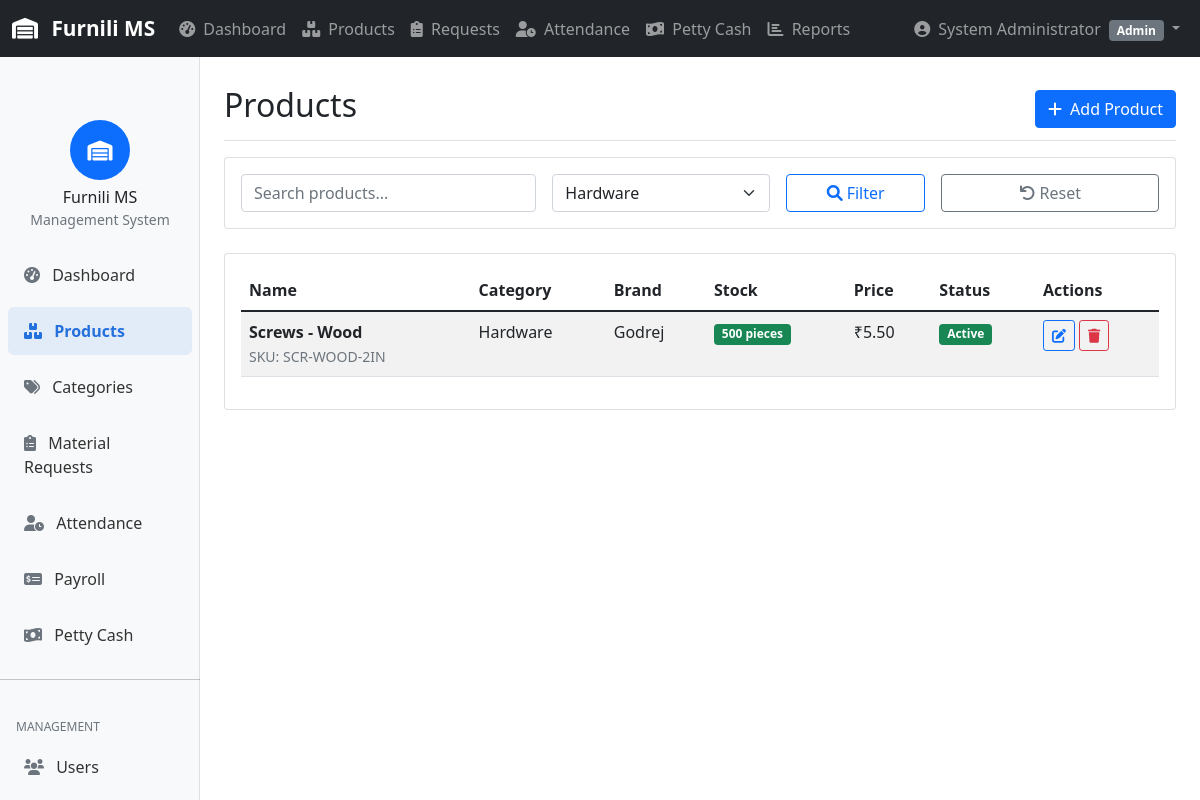
The page /pages/products.php?category=Hardware (signed in) on the database its author committed.
### tables this page shows
CREATE TABLE `users` (
  `id` int(11) NOT NULL AUTO_INCREMENT,
  `username` varchar(255) NOT NULL,
  `email` varchar(255) NOT NULL,
  `password` varchar(255) NOT NULL,
  `name` varchar(255) NOT NULL,
  `role` enum('admin','manager','storekeeper','user') NOT NULL DEFAULT 'user',
  `employee_id` varchar(100) DEFAULT NULL,
  `aadhar_number` varchar(12) DEFAULT NULL,
  `phone` varchar(15) DEFAULT NULL,
  `address` text DEFAULT NULL,
  `salary` decimal(10,2) DEFAULT NULL,
  `overtime_rate` decimal(10,2) DEFAULT 50.00,
  `photo_url` varchar(255) DEFAULT NULL,
  `document_url` varchar(255) DEFAULT NULL,
  `is_active` tinyint(1) DEFAULT 1,
  `created_at` timestamp NOT NULL DEFAULT current_timestamp(),
  PRIMARY KEY (`id`),
  UNIQUE KEY `username` (`username`),
  UNIQUE KEY `email` (`email`)
);

CREATE TABLE `products` (
  `id` int(11) NOT NULL AUTO_INCREMENT,
  `name` varchar(255) NOT NULL,
  `category` varchar(255) NOT NULL,
  `brand` varchar(255) DEFAULT NULL,
  `size` varchar(100) DEFAULT NULL,
  `thickness` varchar(100) DEFAULT NULL,
  `price_per_unit` decimal(10,2) NOT NULL,
  `current_stock` int(11) NOT NULL DEFAULT 0,
  `min_stock` int(11) NOT NULL DEFAULT 10,
  `unit` varchar(50) NOT NULL DEFAULT 'pieces',
  `sku` varchar(100) DEFAULT NULL,
  `image_url` varchar(255) DEFAULT NULL,
  `is_active` tinyint(1) DEFAULT 1,
  `created_at` timestamp NOT NULL DEFAULT current_timestamp(),
  PRIMARY KEY (`id`),
  UNIQUE KEY `sku` (`sku`),
  KEY `category` (`category`)
);

### includes/functions.php (called while the page is built, shortened)
<?php
function getCurrentUser() {
    $db = Database::connect();
    $stmt = $db->prepare("SELECT id, username, email, name, role, is_active FROM users WHERE id = ?");
    $stmt->execute([$_SESSION['user_id']]);
    return $stmt->fetch();
}
function hasRole($requiredRoles) {
    $user = getCurrentUser();
    if (is_string($requiredRoles)) {
        $requiredRoles = [$requiredRoles];
    }
    return in_array($user['role'], $requiredRoles);
}
function formatCurrency($amount) {
    return '₹' . number_format($amount, 2);
}
?>

### includes/auth.php (called while the page is built, shortened)
<?php
function getUserPermissions($role) {
    $permissions = [
        'admin' => [
            'users' => ['create', 'read', 'update', 'delete'],
            'products' => ['create', 'read', 'update', 'delete'],
            'categories' => ['create', 'read', 'update', 'delete'],
            'requests' => ['create', 'read', 'update', 'delete'],
            'attendance' => ['create', 'read', 'update', 'delete'],
            'payroll' => ['create', 'read', 'update', 'delete'],
            'petty_cash' => ['create', 'read', 'update', 'delete'],
            'reports' => ['create', 'read', 'update', 'delete'],
            'settings' => ['create', 'read', 'update', 'delete']
        ],
        'manager' => [
            'products' => ['create', 'read', 'update', 'delete'],
            'categories' => ['create', 'read', 'update', 'delete'],
            'requests' => ['create', 'read', 'update', 'delete'],
            'attendance' => ['read', 'update'],
            'payroll' => ['read', 'update'],
            'petty_cash' => ['create', 'read', 'update'],
            'reports' => ['read']
        ],
        'storekeeper' => [
            'products' => ['read', 'update'],
            'requests' => ['read', 'update'],
            'attendance' => ['read'],
            'reports' => ['read']
        ],
        'user' => [
            'products' => ['read'],
            'requests' => ['create', 'read'],
            'attendance' => ['read'],
            'reports' => ['read']
        ]
    ];
    return $permissions[$role] ?? [];
}
function hasPermission($module, $action) {
    $user = getCurrentUser();
    $permissions = getUserPermissions($user['role']);
    return isset($permissions[$module]) && in_array($action, $permissions[$module]);
}
?>

### pages/products.php (the view, shortened to what this page needs)
<?php
require_once '../includes/functions.php';
require_once '../includes/auth.php';
$db = Database::connect();
$page = isset($_GET['page']) ? (int)$_GET['page'] : 1;
$limit = ITEMS_PER_PAGE;
$offset = ($page - 1) * $limit;
$search = $_GET['search'] ?? '';
$category = $_GET['category'] ?? '';
$whereClause = "WHERE is_active = 1";
$params = [];
if (!empty($category)) {
    $whereClause .= " AND category = ?";
    $params[] = $category;
}
$query = "SELECT * FROM products $whereClause ORDER BY created_at DESC LIMIT $limit OFFSET $offset";
$stmt = $db->prepare($query);
$stmt->execute($params);
$products = $stmt->fetchAll();
$categoriesStmt = $db->query("SELECT DISTINCT category FROM products WHERE is_active = 1 ORDER BY category");
$categories = $categoriesStmt->fetchAll();
?>
<!DOCTYPE html>
<html lang="en">
<head>
    <link href="https://cdn.jsdelivr.net/npm/bootstrap@5.1.3/dist/css/bootstrap.min.css" rel="stylesheet">
    <link href="https://cdnjs.cloudflare.com/ajax/libs/font-awesome/6.0.0/css/all.min.css" rel="stylesheet">
</head>
<body>
    <?php include '../includes/header.php'; ?>
    <div class="container-fluid">
        <div class="row">
            <?php include '../includes/sidebar.php'; ?>
            <main class="col-md-9 ms-sm-auto col-lg-10 px-md-4">
                <div class="d-flex justify-content-between flex-wrap flex-md-nowrap align-items-center pt-3 pb-2 mb-3 border-bottom">
                    <h1 class="h2">Products</h1>
                    <?php if (hasPermission('products', 'create')): ?>
                    <button type="button" class="btn btn-primary" data-bs-toggle="modal" data-bs-target="#addProductModal">
                        <i class="fas fa-plus me-2"></i>Add Product
                    </button>
                    <?php endif; ?>
                </div>
                <div class="card mb-4">
                    <div class="card-body">
                        <form method="GET" class="row g-3">
                            <div class="col-md-4">
                                <input type="text" class="form-control" name="search"
                                       placeholder="Search products..." value="<?php echo htmlspecialchars($search); ?>">
                            </div>
                            <div class="col-md-3">
                                <select class="form-select" name="category">
                                    <?php foreach ($categories as $cat): ?>
                                    <option value="<?php echo htmlspecialchars($cat['category']); ?>"
                                            <?php echo ($category == $cat['category']) ? 'selected' : ''; ?>>
                                        <?php echo htmlspecialchars($cat['category']); ?>
                                    </option>
                                    <?php endforeach; ?>
                                </select>
                            </div>
                            <div class="col-md-2">
                                <button type="submit" class="btn btn-outline-primary w-100">
                                    <i class="fas fa-search me-1"></i>Filter
                                </button>
                            </div>
                            <div class="col-md-3">
                                <a href="products.php" class="btn btn-outline-secondary w-100">
                                    <i class="fas fa-undo me-1"></i>Reset
                                </a>
                            </div>
                        </form>
                    </div>
                </div>
                <div class="card">
                    <div class="card-body">
                        <div class="table-responsive">
                            <table class="table table-striped">
                                <thead>
                                    <tr>
                                        <th>Name</th>
                                        <th>Category</th>
                                        <th>Brand</th>
                                        <th>Stock</th>
                                        <th>Price</th>
                                        <th>Status</th>
                                        <th>Actions</th>
                                    </tr>
                                </thead>
                                <tbody>
                                    <?php if (empty($products)): ?>
                                    <tr>
                                        <td colspan="7" class="text-center text-muted">No products found</td>
                                    </tr>
                                    <?php else: ?>
                                    <?php foreach ($products as $product): ?>
                                    <tr>
                                        <td>
                                            <strong><?php echo htmlspecialchars($product['name']); ?></strong>
                                            <?php if ($product['sku']): ?>
                                            <br><small class="text-muted">SKU: <?php echo htmlspecialchars($product['sku']); ?></small>
                                            <?php endif; ?>
                                        </td>
                                        <td><?php echo htmlspecialchars($product['category']); ?></td>
                                        <td><?php echo htmlspecialchars($product['brand']); ?></td>
                                        <td>
                                            <span class="badge bg-<?php echo ($product['current_stock'] <= $product['min_stock']) ? 'danger' : 'success'; ?>">
                                                <?php echo number_format($product['current_stock']); ?> <?php echo htmlspecialchars($product['unit']); ?>
                                            </span>
                                        </td>
                                        <td><?php echo formatCurrency($product['price_per_unit']); ?></td>
                                        <td>
                                            <span class="badge bg-<?php echo $product['is_active'] ? 'success' : 'secondary'; ?>">
                                                <?php echo $product['is_active'] ? 'Active' : 'Inactive'; ?>
                                            </span>
                                        </td>
                                        <td>
                                            <?php if (hasPermission('products', 'update')): ?>
                                            <button class="btn btn-sm btn-outline-primary" onclick="editProduct(<?php echo htmlspecialchars(json_encode($product)); ?>)">
                                                <i class="fas fa-edit"></i>
                                            </button>
                                            <?php endif; ?>
                                            <?php if (hasPermission('products', 'delete')): ?>
                                            <button class="btn btn-sm btn-outline-danger" onclick="deleteProduct(<?php echo $product['id']; ?>)">
                                                <i class="fas fa-trash"></i>
                                            </button>
                                            <?php endif; ?>
                                        </td>
                                    </tr>
                                    <?php endforeach; ?>
                                    <?php endif; ?>
                                </tbody>
                            </table>
                        </div>
                    </div>
                </div>
            </main>
        </div>
    </div>
</body>
</html>

### includes/header.php (shortened to what this page needs)
<?php
$currentUser = getCurrentUser();
?>
<nav class="navbar navbar-expand-lg navbar-dark bg-dark fixed-top">
    <div class="container-fluid">
        <a class="navbar-brand" href="index.php">
            <i class="fas fa-warehouse me-2"></i>
            <?php echo APP_NAME; ?>
        </a>
        <div class="collapse navbar-collapse" id="navbarNav">
            <ul class="navbar-nav me-auto">
                <li class="nav-item">
                    <a class="nav-link" href="index.php">
                        <i class="fas fa-tachometer-alt me-1"></i>
                        Dashboard
                    </a>
                </li>
                <?php if (hasPermission('products', 'read')): ?>
                <li class="nav-item">
                    <a class="nav-link" href="pages/products.php">
                        <i class="fas fa-boxes me-1"></i>
                        Products
                    </a>
                </li>
                <?php endif; ?>
                <?php if (hasPermission('requests', 'read')): ?>
                <li class="nav-item">
                    <a class="nav-link" href="pages/requests.php">
                        <i class="fas fa-clipboard-list me-1"></i>
                        Requests
                    </a>
                </li>
                <?php endif; ?>
                <?php if (hasPermission('attendance', 'read')): ?>
                <li class="nav-item">
                    <a class="nav-link" href="pages/attendance.php">
                        <i class="fas fa-user-clock me-1"></i>
                        Attendance
                    </a>
                </li>
                <?php endif; ?>
                <?php if (hasPermission('petty_cash', 'read')): ?>
                <li class="nav-item">
                    <a class="nav-link" href="pages/petty_cash.php">
                        <i class="fas fa-money-bill-wave me-1"></i>
                        Petty Cash
                    </a>
                </li>
                <?php endif; ?>
                <?php if (hasRole(['admin', 'manager'])): ?>
                <li class="nav-item">
                    <a class="nav-link" href="pages/reports.php">
                        <i class="fas fa-chart-bar me-1"></i>
                        Reports
                    </a>
                </li>
                <?php endif; ?>
            </ul>
            <ul class="navbar-nav">
                <li class="nav-item dropdown">
                    <a class="nav-link dropdown-toggle" href="#" id="userDropdown" role="button" data-bs-toggle="dropdown">
                        <i class="fas fa-user-circle me-1"></i>
                        <?php echo htmlspecialchars($currentUser['name']); ?>
                        <span class="badge bg-secondary ms-1"><?php echo ucfirst($currentUser['role']); ?></span>
                    </a>
                </li>
            </ul>
        </div>
    </div>
</nav>

### includes/header.php (style rules this page uses)
body { padding-top: 70px; }
.navbar-brand { font-weight: 600; font-size: 1.3rem; }
.nav-link { font-weight: 500; }

### rows shown on the page
users: name "System Administrator", role "Admin"
products: name "Screws - Wood", sku "SCR-WOOD-2IN", category "Hardware", brand "Godrej", current_stock "500", unit "pieces", price_per_unit "₹5.50", is_active "Active"

### other values the page prints
APP_NAME "Furnili MS"
form field category "Hardware"
